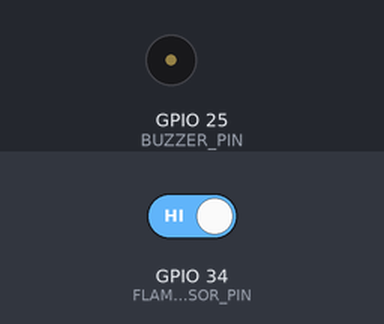
Simulated run of this sketch. Board: ESP32. Parts: buzzer (waves = sounding, pin HIGH). Inputs (shaded band) come from the test bench; at power-on: GPIO 34 (FLAME_SENSOR_PIN) HIGH. WiFi joins after 1.5 s; servers stay silent unless stated.

Above: at 3.0 s.
3.1 s: GPIO 34 (FLAME_SENSOR_PIN) driven LOW
At 5.0 s:
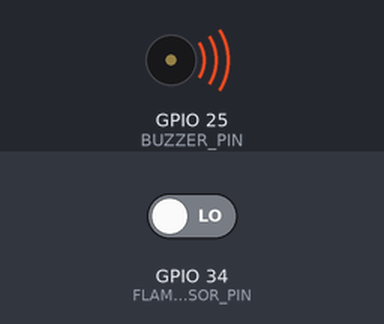
5.3 s: GPIO 34 (FLAME_SENSOR_PIN) driven HIGH
At 6.7 s:
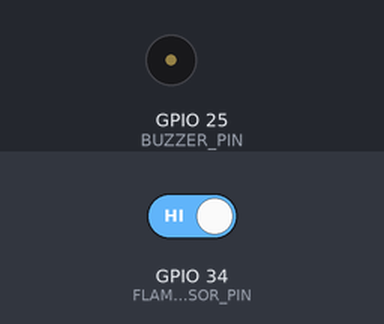
Timing chart, 0 to 8.3 s (numbered marks = the images above; inputs shaded):
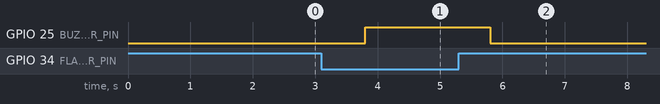

The sketch:

Code.ino
```cpp
#define BLYNK_TEMPLATE_ID "Your_Template_ID"
#define BLYNK_TEMPLATE_NAME "FireAlertSystem"
#define BLYNK_AUTH_TOKEN "Your_Auth_Token"

#include <WiFi.h>
#include <BlynkSimpleEsp32.h>

char ssid[] = "YourWiFiSSID";
char pass[] = "YourWiFiPassword";

#define FLAME_SENSOR_PIN 34  // Digital output of flame sensor
#define BUZZER_PIN 25        // Buzzer pin

bool fireDetected = false;
bool alreadyNotified = false;

BlynkTimer timer;

void checkFire() {
  int flameValue = digitalRead(FLAME_SENSOR_PIN);
  fireDetected = (flameValue == LOW); // LOW means flame detected

  if (fireDetected) {
    digitalWrite(BUZZER_PIN, HIGH);
    Blynk.virtualWrite(V0, "🔥 Fire Detected!");
    Blynk.virtualWrite(V1, 255); // Virtual LED ON
    if (!alreadyNotified) {
      Blynk.logEvent("fire_alert", "🔥 Fire Detected!");
      alreadyNotified = true;
    }
  } else {
    digitalWrite(BUZZER_PIN, LOW);
    Blynk.virtualWrite(V0, "✅ Safe");
    Blynk.virtualWrite(V1, 0); // Virtual LED OFF
    alreadyNotified = false;
  }
}

void setup() {
  Serial.begin(115200);
  pinMode(FLAME_SENSOR_PIN, INPUT);
  pinMode(BUZZER_PIN, OUTPUT);
  digitalWrite(BUZZER_PIN, LOW);

  Blynk.begin(BLYNK_AUTH_TOKEN, ssid, pass);
  timer.setInterval(2000L, checkFire);
}

void loop() {
  Blynk.run();
  timer.run();
}
```

Measured:
- after the input at 3.1 s, GPIO 25 (BUZZER_PIN): LOW → HIGH after 0.70 s
- after the input at 5.3 s, GPIO 25 (BUZZER_PIN): HIGH → LOW after 0.50 s
